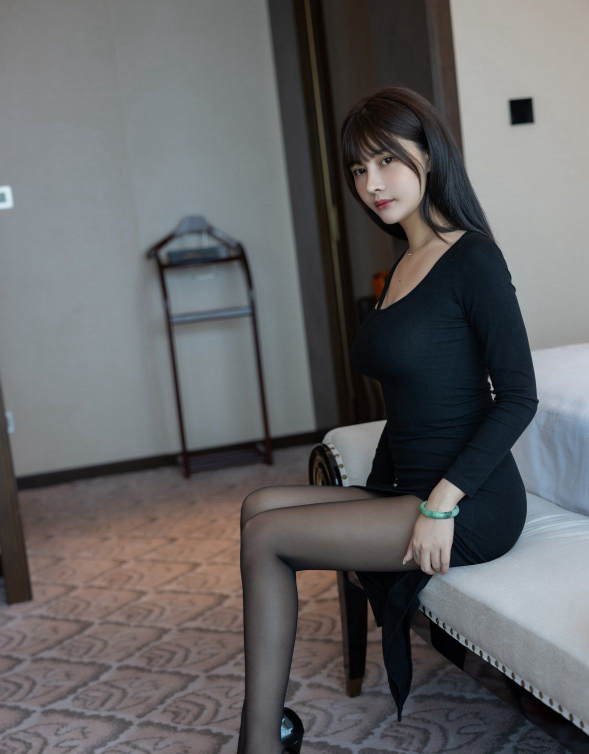
#> input picture picture_material/beauty_leg2.jpg, 1178 x 1507 px, found by its file name (shown at 1/2 size)
$ python 6.cv_fft.py
#> lines starting #> are read from the running program, lines starting #| are printed output that depends on the picture; after the words box and inside, x2 and y2 are one past the last pixel; in counts of white or black regions, pixels touching at a corner belong together
import cv2
import numpy as np
from matplotlib import pyplot as plt

img = cv2.imread("picture_material/beauty_leg2.jpg")
#> img is the input picture: shape (1507, 1178, 3); mean B, G, R 101.2, 99.8, 100.1
img = cv2.resize(img, (int(img.shape[1]/2),int(img.shape[0]/2)), interpolation=cv2.INTER_AREA)
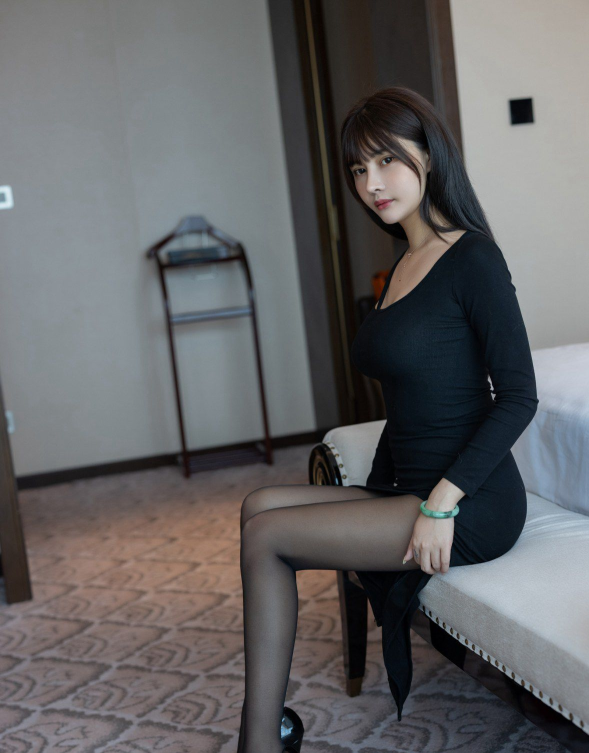
#> img: shape (753, 589, 3); mean B, G, R 101.2, 99.8, 100.1
img = cv2.cvtColor(img, cv2.COLOR_BGR2GRAY)
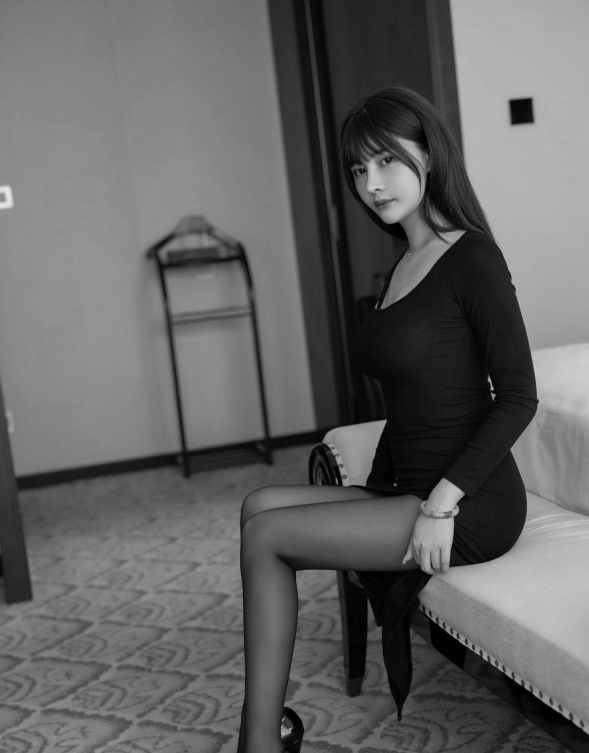
#> img: shape (753, 589); min 0, max 232, mean 100

#傅里叶变换
dft = cv2.dft(np.float32(img),flags = cv2.DFT_COMPLEX_OUTPUT)
dftshift = np.fft.fftshift(dft)
res1 = 20 * np.log(cv2.magnitude(dftshift[:, :, 0], dftshift[:, :, 1]))
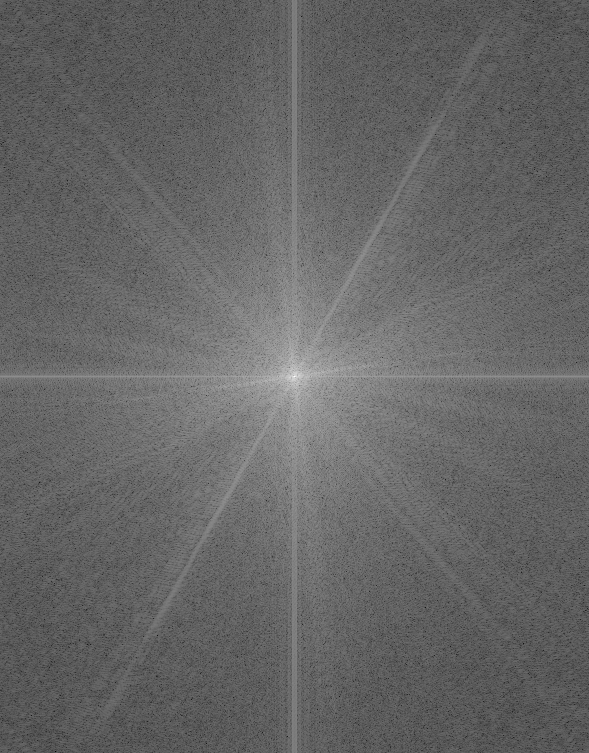
#> res1: shape (753, 589) float32; min 11.91, max 352.2, mean 148; drawn with min black and max white

#傅里叶逆变换
ishift = np.fft.ifftshift(dftshift)
iimg = cv2.idft(ishift)
res2 = cv2.magnitude(iimg[:, :, 0], iimg[:, :, 1])

cv2.imshow("Origin",img)
cv2.imshow("FFT",res1)
cv2.imshow("IFFT",res2)
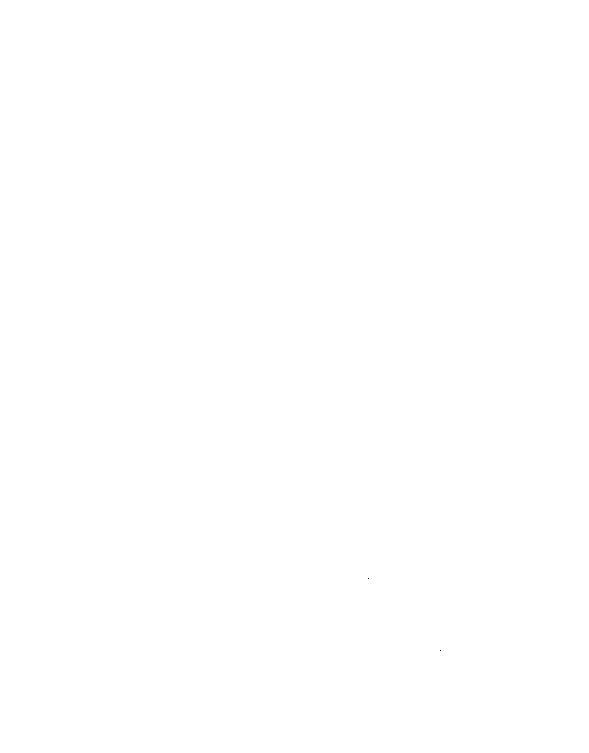
#> window 'IFFT': shape (753, 589); values 127 (black) and 255 (white), 100% white; black in thin lines or dots, all inside (x1, y1, x2, y2) = (368, 578, 441, 651)
cv2.waitKey()

$ run again, with picture_material/beauty_leg3.jpg copied over picture_material/beauty_leg2.jpg
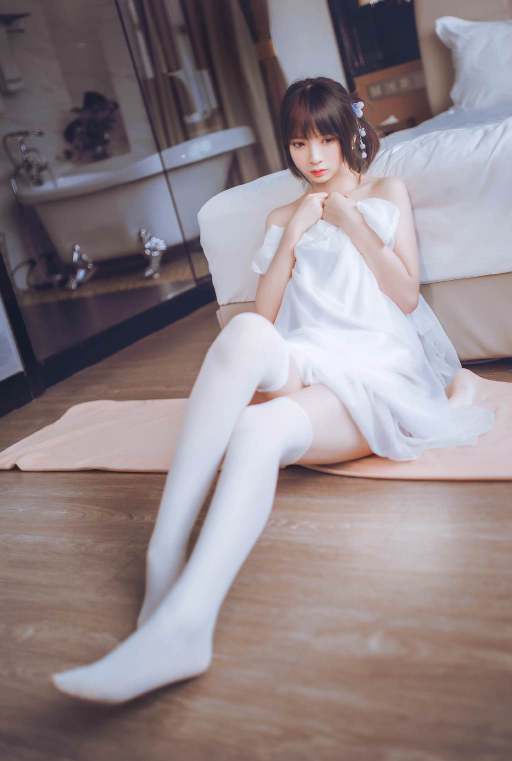
#> input picture picture_material/beauty_leg3.jpg, 1024 x 1522 px, found by its file name (shown at 1/2 size)
#> img is the input picture: shape (1522, 1024, 3); mean B, G, R 137.4, 133.4, 145.1
#> `res1 = 20 * np.log(cv2.magnitude(dftshift[:, :, 0], dftshift[:, :, 1]))`:
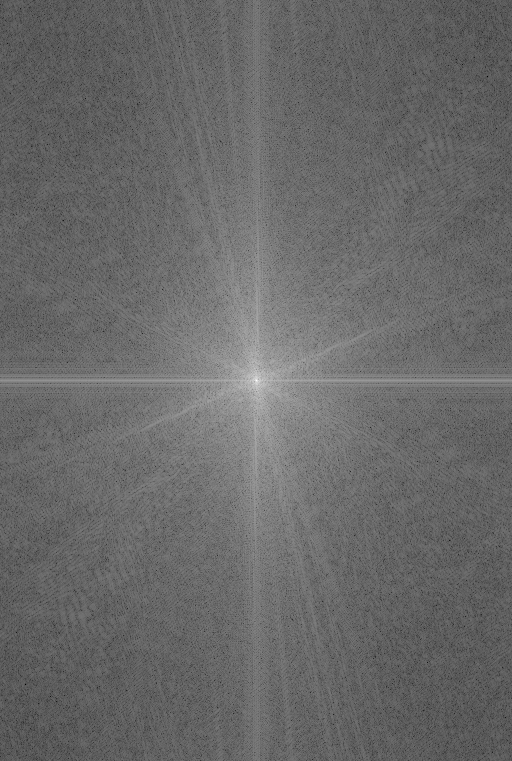
#> res1: shape (761, 512) float32; min -5.69, max 355.9, mean 143.6; drawn with min black and max white
#> `res2 = cv2.magnitude(iimg[:, :, 0], iimg[:, :, 1])`:
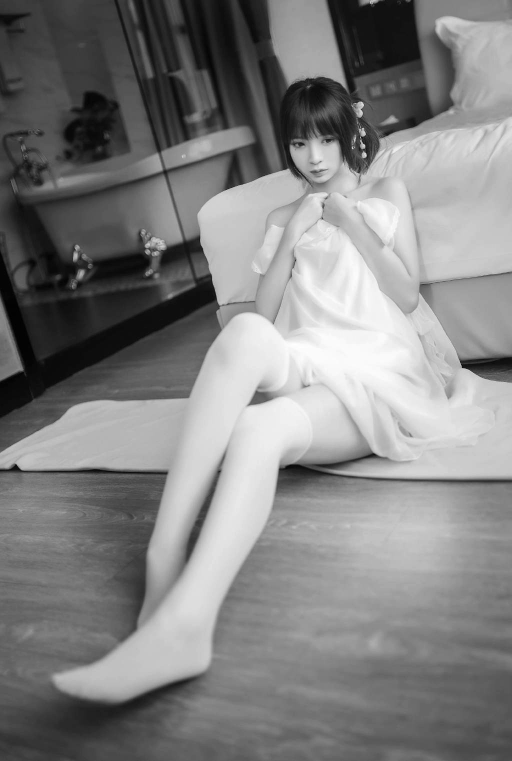
#> res2: shape (761, 512) float32; min 9351152, max 96239088, mean 53556664; drawn with min black and max white
